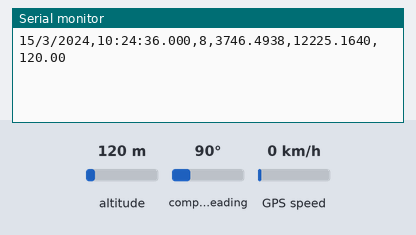
This sketch was run on a simulated Arduino Uno, built with avr-gcc and run on an emulated ATmega328P. Parts: the last lines printed to the serial monitor. Inputs (shaded band) come from the test bench; at power-on: altitude 120 m, compass heading 90°, GPS speed 0 km/h. The GPS gets a fix after 3 s at 37.7749, -122.4194 with 8 satellites.

Above: at 7.2 s.
7.3 s: altitude set to 20 m
At 8.5 s:
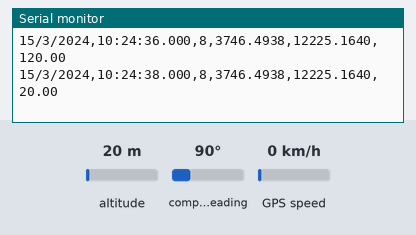
8.8 s: altitude set to 250 m
At 11.3 s:
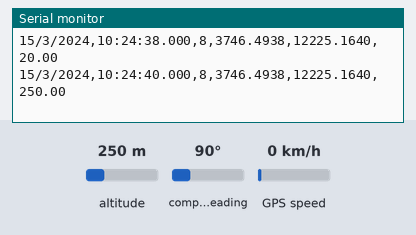
Timing chart, 0 to 12.8 s (numbered marks = the images above; inputs shaded):
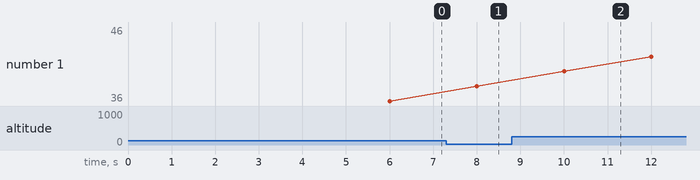

The sketch:

GPSSoftwareSerialTest.ino
```cpp
// Adapted from Adafruit_GPS library script:
// Software_Serial_Parsing

#include <Adafruit_GPS.h>
#include <SoftwareSerial.h>

// you can change the pin numbers to match your wiring:
SoftwareSerial mySerial(9, 8);
Adafruit_GPS GPS(&mySerial);

void setup()
{

  // connect at 115200 so we can read the GPS fast enough and echo without dropping chars
  // also spit it out
  Serial.begin(115200);
  delay(5000);

  // 9600 NMEA is the default baud rate for Adafruit MTK GPS's- some use 4800
  GPS.begin(9600);

  // uncomment this line to turn on RMC (recommended minimum) and GGA (fix data) including altitude
  GPS.sendCommand(PMTK_SET_NMEA_OUTPUT_RMCGGA);

  // Set the update rate
  GPS.sendCommand(PMTK_SET_NMEA_UPDATE_1HZ);   // 1 Hz update rate

  // Request updates on antenna status, comment out to keep quiet
  GPS.sendCommand(PGCMD_ANTENNA);

  delay(1000);
  // Ask for firmware version
  mySerial.println(PMTK_Q_RELEASE);
}

uint32_t timer = millis();
void loop()                     // run over and over again
{
  char c = GPS.read();

  // if a sentence is received, we can check the checksum, parse it...
  if (GPS.newNMEAreceived()) {

    if (!GPS.parse(GPS.lastNMEA()))   // this also sets the newNMEAreceived() flag to false
      return;  // we can fail to parse a sentence in which case we should just wait for another
  }

  // approximately every 2 seconds or so, print out the current stats
  if (millis() - timer > 2000) {
    timer = millis(); // reset the timer

    // Date
    Serial.print(GPS.day, DEC); Serial.print('/');
    Serial.print(GPS.month, DEC); Serial.print("/20");
    Serial.print(GPS.year, DEC); Serial.print(',');

    // Time
    if (GPS.hour < 10) { Serial.print('0'); }
    Serial.print(GPS.hour, DEC); Serial.print(':');
    if (GPS.minute < 10) { Serial.print('0'); }
    Serial.print(GPS.minute, DEC); Serial.print(':');
    if (GPS.seconds < 10) { Serial.print('0'); }
    Serial.print(GPS.seconds, DEC); Serial.print('.');
    if (GPS.milliseconds < 10) {
      Serial.print("00");
    } else if (GPS.milliseconds > 9 && GPS.milliseconds < 100) {
      Serial.print("0");
    }
    Serial.print(GPS.milliseconds); Serial.print(',');

    // Satellites
    Serial.print((int)GPS.satellites); Serial.print(',');
    //Serial.print("Fix: "); Serial.print((int)GPS.fix); might still need this

    //Lat / Long
    Serial.print(GPS.latitude, 4); //Serial.print(GPS.lat); idk what this does
    Serial.print(',');
    Serial.print(GPS.longitude, 4); //Serial.print(GPS.lon); idk what this does
    Serial.print(',');

    // Elevation
    Serial.print(GPS.altitude);
    Serial.print('\n');

  }
}
```

Measured:
- after the input at 7.3 s, the serial monitor: prints a new line after 0.70 s (image 1)
- after the input at 8.8 s, the serial monitor: prints a new line after 1.2 s (image 2)
